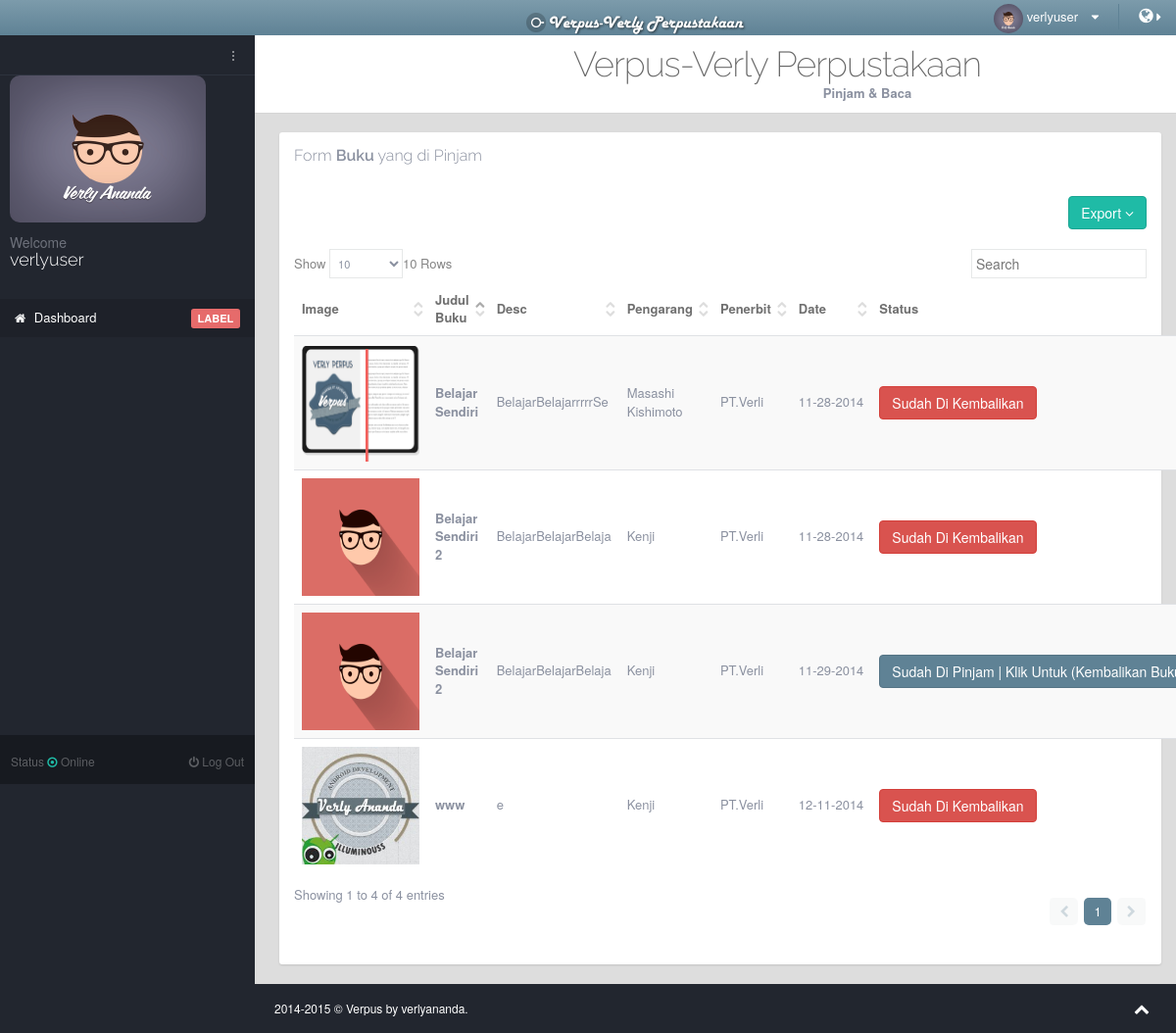
Page /ver_bukupinjamUSER.php?id_user=2 (signed in) on the committed database.
### tables this page shows
CREATE TABLE IF NOT EXISTS `tb_peminjam` (
  `id_peminjam` int(20) NOT NULL AUTO_INCREMENT,
  `id_login` int(20) NOT NULL,
  `id_buku` int(20) NOT NULL,
  `nama_peminjam` varchar(30) NOT NULL,
  `judul` varchar(20) NOT NULL,
  `penerbit` varchar(20) NOT NULL,
  `pengarang` varchar(20) NOT NULL,
  `isi` varchar(20) NOT NULL,
  `status` varchar(20) NOT NULL,
  `pengirim` varchar(20) NOT NULL,
  `picture` varchar(20) NOT NULL,
  `date` varchar(20) NOT NULL,
  PRIMARY KEY (`id_peminjam`)
);

### ver_bukupinjamUSER.php (the view, shortened to what this page needs)
<?php include"ver_atasUSER.php";?>
						<br>
						<div class="row">
							<div class="col-md-12">
								<div class="panel panel-white">
									<div class="panel-heading">
										<h4 class="panel-title">Form <span class="text-bold">Buku</span> yang di Pinjam</h4>
									</div>
									<div class="panel-body">
										<div class="row">
											<div class="col-md-12 space20">
																<div class="btn-group pull-right">
													<button data-toggle="dropdown" class="btn btn-green dropdown-toggle">
														Export <i class="fa fa-angle-down"></i>
													</button>
												</div>
											</div>
										</div>
											<table class="table table-striped table-hover" id="sample-table-2">
												<thead>
													<tr>
														<th>Image</th>
														<th>Judul Buku</th>
														<th>Desc</th>
														<th>Pengarang</th>
														<th>Penerbit</th>
														<th>Date</th>
														<th>Status</th>
														</tr>
												</thead>
												<tbody>
												<?php
		include_once "config/koneksi.php";
		$id_user=$_GET['id_user'];
$sql_news="SELECT * FROM tb_peminjam
WHERE id_login='$id_user' ORDER by date";
$qry_newss=mysql_query($sql_news,$konek)
or die ("gagal menampilkan".mysql_error());
while($verliqueri=mysql_fetch_array($qry_newss)) {
$verlijudul=$verliqueri['judul'];
$verlipengarang=$verliqueri['pengarang'];
$verlipenerbit=$verliqueri['penerbit'];
$verlidesc=$verliqueri['isi'];
$tgl=substr($verliqueri['date'],8,2);
$bln=substr($verliqueri['date'],5,2);
$thn=substr($verliqueri['date'],0,4);
?>
													<tr>
													    <td><img src="assets/verlybook/<?php echo $verliqueri['picture'];?> "width="120" height="120"></td>
														<td><b><?php echo  $verlijudul;?></b></td>
														<td><?php echo $verlidesc;?></td>
														<td><?php echo $verlipengarang;?></td>
														<td><?php echo $verlipenerbit;?></td>
														<td><?php echo $bln;?>-<?php echo $tgl;?>-<?php echo $thn;?></td>
															<td>
													<?php if($verliqueri['status']=='P'){ ?>
													<a href="ver_kembalikanUSER.php?idkembalikan=<?php echo $verliqueri['id_buku'];?>"><button type="button" class="btn btn-blue">
															Sudah Di Pinjam | Klik Untuk (Kembalikan Buku)
													</button>
													<?php }else if($verliqueri['status']=='K'){ ?>
     												<button type="button" class="btn btn-danger">
																Sudah Di Kembalikan
											</button>
   												   <?php } ?>
   												   </td>
			                        					</tr>
													<?php } ?>
												</tbody>
											</table>
									</div>
								</div>
							</div>
						</div>
					</div>
				</div>
			</div>
			<footer class="inner">
				<div class="footer-inner">
					<div class="pull-left">
						2014-2015 &copy; Verpus by verlyananda.
					</div>
					<div class="pull-right">
						<span class="go-top"><i class="fa fa-chevron-up"></i></span>
					</div>
				</div>
			</footer>
		</div>
	</body>
</html>

### assets/css/themes/theme-default.css (style rules this page uses)
body { background-color: #22262f; }
.go-top { color: white; }
.footer-inner { color: white; }
footer { background-color: #22262f; }

### rows in the picture
tb_peminjam: picture (picture), judul "Belajar Sendiri 2", isi "BelajarBelajarBelaja", pengarang "Kenji", penerbit "PT.Verli", date "11", date "28", date "2014", status "Sudah Di Kembalikan"
tb_peminjam: picture (picture), judul "Belajar Sendiri", isi "BelajarBelajarrrrrSe", pengarang "Masashi Kishimoto", penerbit "PT.Verli", date "11", date "28", date "2014", status "Sudah Di Kembalikan"
tb_peminjam: picture (picture), judul "Belajar Sendiri 2", isi "BelajarBelajarBelaja", pengarang "Kenji", penerbit "PT.Verli", date "11", date "29", date "2014"
tb_peminjam: picture (picture), judul "www", isi "e", pengarang "Kenji", penerbit "PT.Verli", date "12", date "11", date "2014", status "Sudah Di Kembalikan"

### other values in the picture
$_SESSION['username'] "verlyuser"
